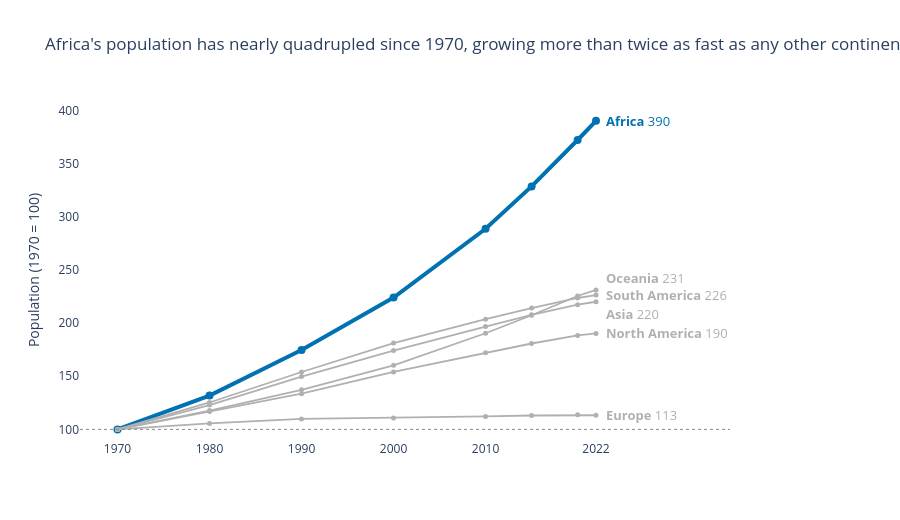

The notebook cell this image was saved under:
### Markdown cell above
**Chart choice & justification:** *Which chart did you choose, and why? Justify design choices.


A line chart indexed to 1970 = 100. The question is about change over time relative to each continent’s starting size and lines show trends best. Indexing lets continents of very different sizes be compared fairly. Africa is the only continent in a saturated blue accent and every other continent is grey so the answer is visible at a glance. The palette used here is Blue and Grey because I thoougt it would be good to distinguisg between two sectors which has a great difference in population. Lines are labelled directly at their end points so the legend is removed and gridlines and axis clutter are kept to a minimum.

### Code cell
# Q1

cont = df_long.groupby(['Continent', 'Year'], as_index=False)['Population'].sum()
base = cont[cont['Year'] == 1970].set_index('Continent')['Population']
cont['Index'] = cont['Population'] / cont['Continent'].map(base) * 100

ACCENT, GREY = '#0072B2', '#B0B0B0'
colors = {c: (ACCENT if c == 'Africa' else GREY) for c in cont['Continent'].unique()}

fig = px.line(
    cont, x='Year', y='Index', color='Continent',
    color_discrete_map=colors, markers=True, template='plotly_white',
    title="Africa's population has nearly quadrupled since 1970, "
          "growing more than twice as fast as any other continent",
)
# Africa thick and blue, the rest thin and grey
fig.update_traces(line_width=1.8, marker_size=5)
fig.update_traces(line_width=4, marker_size=8, selector=dict(name='Africa'))

# (small vertical shifts stop Oceania / South America / Asia overlapping)
shift = {'Oceania': 12, 'South America': 0, 'Asia': -12}
last = cont[cont['Year'] == 2022]
for _, r in last.iterrows():
    fig.add_annotation(
        x=r['Year'], y=r['Index'], xanchor='left', xshift=8,
        yshift=shift.get(r['Continent'], 0), showarrow=False,
        text=f"<b>{r['Continent']}</b> {r['Index']:.0f}",
        font=dict(color=colors[r['Continent']], size=13),
    )
# Reference line at the 1970 baseline
fig.add_hline(y=100, line_dash='dot', line_color='#888', line_width=1)

fig.update_layout(
    showlegend=False, height=520, margin=dict(r=170),
    yaxis_title='Population (1970 = 100)', xaxis_title=None,
)
fig.update_xaxes(showgrid=False, tickvals=[1970, 1980, 1990, 2000, 2010, 2022])
fig.update_yaxes(showgrid=False, range=[90, 410])
fig.show()

### Figure 1 — Plotly figure (JSON) as saved in the notebook; plotly's stock layout.template omitted (floating-point values rounded to 4 significant figures)
{"data": [{"hovertemplate": "Continent=Africa<br>Year=%{x}<br>Index=%{y}<extra></extra>", "legendgroup": "Africa", "line": {"color": "#0072B2", "dash": "solid", "width": 4}, "marker": {"size": 8, "symbol": "circle"}, "mode": "lines+markers", "name": "Africa", "orientation": "v", "showlegend": true, "type": "scatter", "x": [1970, 1980, 1990, 2000, 2010, 2015, 2020, 2022], "xaxis": "x", "y": [100.0, 131.8, 174.6, 224.1, 288.8, 328.7, 372.3, 390.4], "yaxis": "y"}, {"hovertemplate": "Continent=Asia<br>Year=%{x}<br>Index=%{y}<extra></extra>", "legendgroup": "Asia", "line": {"color": "#B0B0B0", "dash": "solid", "width": 1.8}, "marker": {"size": 5, "symbol": "circle"}, "mode": "lines+markers", "name": "Asia", "orientation": "v", "showlegend": true, "type": "scatter", "x": [1970, 1980, 1990, 2000, 2010, 2015, 2020, 2022], "xaxis": "x", "y": [100.0, 122.9, 149.7, 174.1, 196.7, 207.9, 217.4, 220.1], "yaxis": "y"}, {"hovertemplate": "Continent=Europe<br>Year=%{x}<br>Index=%{y}<extra></extra>", "legendgroup": "Europe", "line": {"color": "#B0B0B0", "dash": "solid", "width": 1.8}, "marker": {"size": 5, "symbol": "circle"}, "mode": "lines+markers", "name": "Europe", "orientation": "v", "showlegend": true, "type": "scatter", "x": [1970, 1980, 1990, 2000, 2010, 2015, 2020, 2022], "xaxis": "x", "y": [100.0, 105.6, 109.8, 110.7, 112.1, 113.1, 113.7, 113.3], "yaxis": "y"}, {"hovertemplate": "Continent=North America<br>Year=%{x}<br>Index=%{y}<extra></extra>", "legendgroup": "North America", "line": {"color": "#B0B0B0", "dash": "solid", "width": 1.8}, "marker": {"size": 5, "symbol": "circle"}, "mode": "lines+markers", "name": "North America", "orientation": "v", "showlegend": true, "type": "scatter", "x": [1970, 1980, 1990, 2000, 2010, 2015, 2020, 2022], "xaxis": "x", "y": [100.0, 116.8, 133.6, 154.1, 172.1, 180.8, 188.4, 190.3], "yaxis": "y"}, {"hovertemplate": "Continent=Oceania<br>Year=%{x}<br>Index=%{y}<extra></extra>", "legendgroup": "Oceania", "line": {"color": "#B0B0B0", "dash": "solid", "width": 1.8}, "marker": {"size": 5, "symbol": "circle"}, "mode": "lines+markers", "name": "Oceania", "orientation": "v", "showlegend": true, "type": "scatter", "x": [1970, 1980, 1990, 2000, 2010, 2015, 2020, 2022], "xaxis": "x", "y": [100.0, 117.7, 137.3, 160.3, 190.5, 207.4, 225.5, 231.2], "yaxis": "y"}, {"hovertemplate": "Continent=South America<br>Year=%{x}<br>Index=%{y}<extra></extra>", "legendgroup": "South America", "line": {"color": "#B0B0B0", "dash": "solid", "width": 1.8}, "marker": {"size": 5, "symbol": "circle"}, "mode": "lines+markers", "name": "South America", "orientation": "v", "showlegend": true, "type": "scatter", "x": [1970, 1980, 1990, 2000, 2010, 2015, 2020, 2022], "xaxis": "x", "y": [100.0, 125.3, 154.0, 181.2, 203.7, 214.1, 223.7, 226.4], "yaxis": "y"}], "layout": {"annotations": [{"font": {"color": "#0072B2", "size": 13}, "showarrow": false, "text": "<b>Africa</b> 390", "x": 2022, "xanchor": "left", "xshift": 8, "y": 390.4, "yshift": 0}, {"font": {"color": "#B0B0B0", "size": 13}, "showarrow": false, "text": "<b>Asia</b> 220", "x": 2022, "xanchor": "left", "xshift": 8, "y": 220.1, "yshift": -12}, {"font": {"color": "#B0B0B0", "size": 13}, "showarrow": false, "text": "<b>Europe</b> 113", "x": 2022, "xanchor": "left", "xshift": 8, "y": 113.3, "yshift": 0}, {"font": {"color": "#B0B0B0", "size": 13}, "showarrow": false, "text": "<b>North America</b> 190", "x": 2022, "xanchor": "left", "xshift": 8, "y": 190.3, "yshift": 0}, {"font": {"color": "#B0B0B0", "size": 13}, "showarrow": false, "text": "<b>Oceania</b> 231", "x": 2022, "xanchor": "left", "xshift": 8, "y": 231.2, "yshift": 12}, {"font": {"color": "#B0B0B0", "size": 13}, "showarrow": false, "text": "<b>South America</b> 226", "x": 2022, "xanchor": "left", "xshift": 8, "y": 226.4, "yshift": 0}], "height": 520, "legend": {"title": {"text": "Continent"}, "tracegroupgap": 0}, "margin": {"r": 170}, "shapes": [{"line": {"color": "#888", "dash": "dot", "width": 1}, "type": "line", "x0": 0, "x1": 1, "xref": "x domain", "y0": 100, "y1": 100, "yref": "y"}], "showlegend": false, "title": {"text": "Africa's population has nearly quadrupled since 1970, growing more than twice as fast as any other continent"}, "xaxis": {"anchor": "y", "domain": [0, 1], "showgrid": false, "tickvals": [1970, 1980, 1990, 2000, 2010, 2022], "title": {}}, "yaxis": {"anchor": "x", "domain": [0, 1], "range": [90, 410], "showgrid": false, "title": {"text": "Population (1970 = 100)"}}}}
